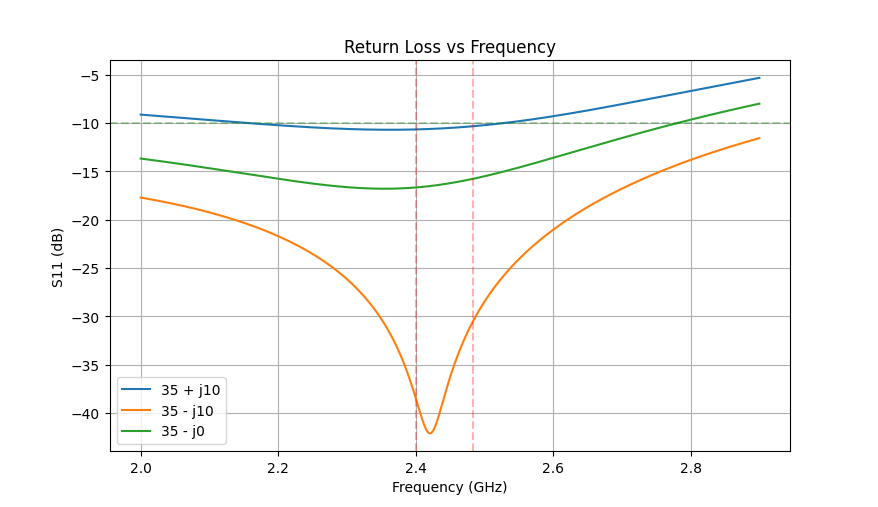

Write the Python code that produced this figure.
import numpy as np
import matplotlib.pyplot as plt

def calculate_s_parameters(f, C1, L1, C2, Z_source, Z_load=50):
    """
    Calculate S-parameters for pi matching network across frequencies
    
    Args:
        f: Frequency array in Hz
        C1, L1, C2: Component values in Farads and Henries
        Z_source: Source impedance (complex)
        Z_load: Load impedance (default 50 ohms)
    """
    w = 2 * np.pi * f
    s11_array = []
    s21_array = []
    
    for w_i in w:
        Z_C1 = -1j / (w_i * C1)
        Z_L = 1j * w_i * L1
        Z_C2 = -1j / (w_i * C2)
        
        # Calculate ABCD parameters for each component
        # Shunt C1
        A1 = np.array([[1, 0], 
                      [1/Z_C1, 1]])
        
        # Series L
        A2 = np.array([[1, Z_L], 
                      [0, 1]])
        
        # Shunt C2
        A3 = np.array([[1, 0], 
                      [1/Z_C2, 1]])
        
        # Multiply matrices
        A = A1 @ A2 @ A3
        
        # Convert ABCD to S parameters
        # For 50 ohm reference impedance
        A_11 = A[0,0]
        A_12 = A[0,1]
        A_21 = A[1,0]
        A_22 = A[1,1]
        
        denom = A_11 + A_12/Z_load + Z_source*A_21 + Z_source*A_22/Z_load
        
        s11 = (A_11 + A_12/Z_load - Z_source*A_21 - Z_source*A_22/Z_load) / denom
        s21 = 2*np.sqrt(np.real(Z_source)*np.real(Z_load)) / denom
        
        s11_array.append(s11)
        s21_array.append(s21)
    
    return np.array(s11_array), np.array(s21_array)

f = np.linspace(2.0e9, 2.9e9, 1000)  # Frequency range around 2.4 GHz

# Espressif dev board values
# C1 = 3.3e-12  # 3.3 pF
# L1 = 2.2e-9   # 2.2 nH
# C2 = 3.3e-12  # 3.3 pF

# Smith chart calcualted values
C1 = 2.1e-12    # 2.1 pF
L1 = 2.86e-9     # 2.6 nH
C2 = 1.56e-12   #1.56 pF


# ESP32c3 source impedance (35 +- j10 ohms) (esp datasheet)
Z_source1 = 35 + 10j
Z_source2 = 35 - 10j
Z_source3 = 35 - 0j

# Calculate S-parameters for source impedance range
s11_1, s21_1 = calculate_s_parameters(f, C1, L1, C2, Z_source1)
s11_2, s21_2 = calculate_s_parameters(f, C1, L1, C2, Z_source2)
s11_3, s21_3 = calculate_s_parameters(f, C1, L1, C2, Z_source3)

# Plot results
plt.figure(figsize=(10, 6))
plt.plot(f/1e9, 20*np.log10(np.abs(s11_1)), label='35 + j10')
plt.plot(f/1e9, 20*np.log10(np.abs(s11_2)), label='35 - j10')
plt.plot(f/1e9, 20*np.log10(np.abs(s11_3)), label='35 - j0')
plt.legend()
plt.grid(True)
plt.xlabel('Frequency (GHz)')
plt.ylabel('S11 (dB)')
plt.title('Return Loss vs Frequency')

plt.axvline(x=2.401, color='r', linestyle='--', alpha=0.3)
plt.axvline(x=2.484, color='r', linestyle='--', alpha=0.3)
plt.axhline(y=-10, color='g', linestyle='--', alpha=0.3)

plt.show()
